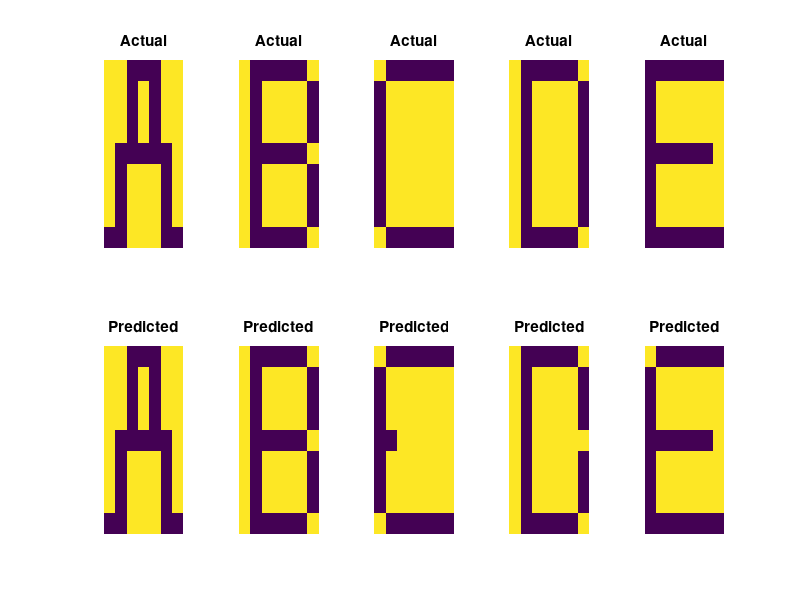

Recreate this plot in MATLAB.
clear all;clc;
d(:,:,1)=[1 1 0 0 0 1 1; 
   1 1 0 1 0 1 1;
   1 1 0 1 0 1 1;
   1 1 0 1 0 1 1;
   1 0 0 0 0 0 1;
   1 0 1 1 1 0 1;
   1 0 1 1 1 0 1;
   1 0 1 1 1 0 1;
   0 0 1 1 1 0 0;];
d(:,:,2)=[1 0 0 0 0 0 1; 
   1 0 1 1 1 1 0;
   1 0 1 1 1 1 0;
   1 0 1 1 1 1 0;
   1 0 0 0 0 0 1;
   1 0 1 1 1 1 0;
   1 0 1 1 1 1 0;
   1 0 1 1 1 1 0;
   1 0 0 0 0 0 1;];
d(:,:,3)=[1 0 0 0 0 0 0; 
    0 1 1 1 1 1 1;
    0 1 1 1 1 1 1;
    0 1 1 1 1 1 1;
    0 1 1 1 1 1 1;
    0 1 1 1 1 1 1;
    0 1 1 1 1 1 1;
    0 1 1 1 1 1 1;
    1 0 0 0 0 0 0;];
d(:,:,4)=[1 0 0 0 0 0 1; 
   1 0 1 1 1 1 0;
   1 0 1 1 1 1 0;
   1 0 1 1 1 1 0;
   1 0 1 1 1 1 0;
   1 0 1 1 1 1 0;
   1 0 1 1 1 1 0;
   1 0 1 1 1 1 0;
   1 0 0 0 0 0 1;];
d(:,:,5)=[0 0 0 0 0 0 0; 
   0 1 1 1 1 1 1;
   0 1 1 1 1 1 1;
   0 1 1 1 1 1 1;
   0 0 0 0 0 0 1;
   0 1 1 1 1 1 1;
   0 1 1 1 1 1 1;
   0 1 1 1 1 1 1;
   0 0 0 0 0 0 0;];

d(d==0)=-1;
for i=1:size(d,3)
    A(i,:)=reshape(d(:,:,i),1,63);
end

N=size(A,2); T=zeros(N);
for i=1:size(d,3)
T=T+A(i,:)'*A(i,:);
end

for i=1:size(d,3)
    rec(i,:)=A(i,:)*T;
    I(:,:,i)=sign(reshape(rec(i,:),9,7));
end
figure
for i=1:size(d,3)
    subplot(2,size(d,3),i)
    imagesc(d(:,:,i))
    axis off
    title('Actual')
    subplot(2,size(d,3),i+size(d,3))
    imagesc(I(:,:,i))
    axis off
    title('Predicted')
end